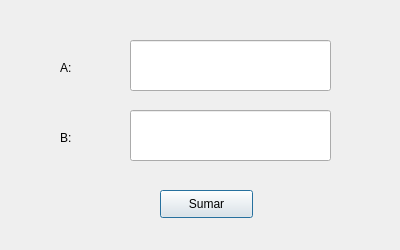
<?xml version="1.0" encoding="UTF-8"?>
<ui version="4.0">
 <class>Dialog</class>
 <widget class="QDialog" name="Dialog">
  <property name="geometry">
   <rect>
    <x>0</x>
    <y>0</y>
    <width>400</width>
    <height>250</height>
   </rect>
  </property>
  <property name="windowTitle">
   <string>Dialog</string>
  </property>
  <widget class="QLineEdit" name="txt_a">
   <property name="geometry">
    <rect>
     <x>130</x>
     <y>40</y>
     <width>201</width>
     <height>51</height>
    </rect>
   </property>
   <property name="styleSheet">
    <string notr="true">font: 9pt &quot;Yu Gothic UI&quot;;</string>
   </property>
   <property name="alignment">
    <set>Qt::AlignCenter</set>
   </property>
  </widget>
  <widget class="QLineEdit" name="txt_b">
   <property name="geometry">
    <rect>
     <x>130</x>
     <y>110</y>
     <width>201</width>
     <height>51</height>
    </rect>
   </property>
   <property name="styleSheet">
    <string notr="true">font: 9pt &quot;Yu Gothic UI&quot;;</string>
   </property>
   <property name="alignment">
    <set>Qt::AlignCenter</set>
   </property>
  </widget>
  <widget class="QPushButton" name="btn_sumar">
   <property name="geometry">
    <rect>
     <x>160</x>
     <y>190</y>
     <width>93</width>
     <height>28</height>
    </rect>
   </property>
   <property name="text">
    <string>Sumar</string>
   </property>
  </widget>
  <widget class="QLabel" name="label_2">
   <property name="geometry">
    <rect>
     <x>60</x>
     <y>130</y>
     <width>55</width>
     <height>16</height>
    </rect>
   </property>
   <property name="styleSheet">
    <string notr="true">font: 9pt &quot;Yu Gothic UI&quot;;
</string>
   </property>
   <property name="text">
    <string>B:</string>
   </property>
  </widget>
  <widget class="QLabel" name="label">
   <property name="geometry">
    <rect>
     <x>60</x>
     <y>60</y>
     <width>55</width>
     <height>16</height>
    </rect>
   </property>
   <property name="styleSheet">
    <string notr="true">font: 9pt &quot;Yu Gothic UI&quot;;
</string>
   </property>
   <property name="text">
    <string>A:</string>
   </property>
  </widget>
 </widget>
 <resources/>
 <connections/>
</ui>
